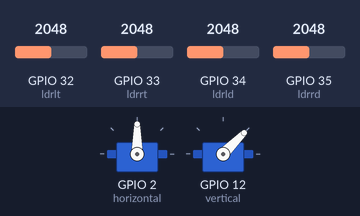
A sketch run on a simulated ESP32. Shown: 2 × servo. The test bench sets the inputs (shaded band); at power-on: GPIO 32 (ldrlt) = 2048, GPIO 33 (ldrrt) = 2048, GPIO 35 (ldrrd) = 2048, GPIO 34 (ldrld) = 2048. What the sketch prints to the serial monitor is not drawn.

Above: at 3.7 s.
3.8 s: GPIO 32 (ldrlt) set to 2709
5.3 s: GPIO 32 (ldrlt) set to 2813
At 5.79 s:
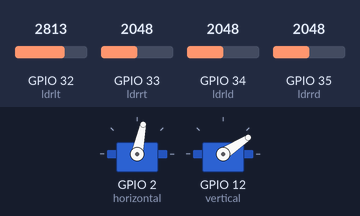
8.3 s: GPIO 33 (ldrrt) set to 599
11.3 s: GPIO 33 (ldrrt) set to 534
At 11.45 s:
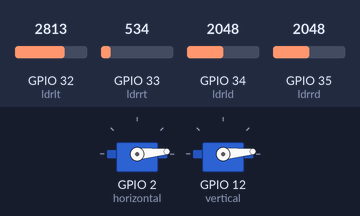
14.3 s: GPIO 33 (ldrrt) set to 3972
At 14.45 s:
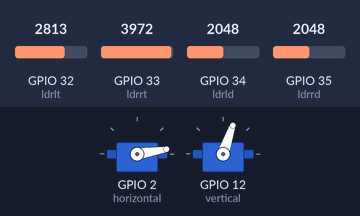
17.3 s: GPIO 35 (ldrrd) set to 1640
20.3 s: GPIO 35 (ldrrd) set to 1543
At 20.3 s:
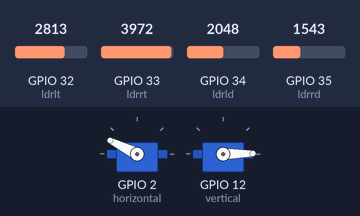
Timing chart, 0 to 22.8 s (numbered marks = the images above; inputs shaded):
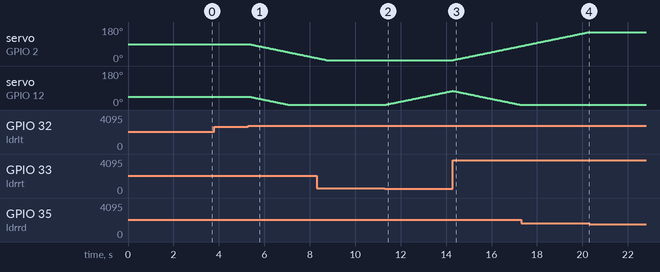

The sketch:

program_code_dualaxis.ino
```cpp
#include <ESP32Servo.h>

// Servo motor declarations
Servo horizontal; // Horizontal servo (left-right)
int servohori = 90;
int servohoriLimitHigh = 175;
int servohoriLimitLow = 5;

Servo vertical; // Vertical servo (up-down)
int servovert = 45;
int servovertLimitHigh = 100;
int servovertLimitLow = 1;

// Photoresistor (LDR) PINOUT
int ldrlt = 32; // Top left LDR
int ldrrt = 33; // Top right LDR
int ldrld = 34; // Bottom left LDR
int ldrrd = 35; // Bottom right LDR

void setup() {
  Serial.begin(115200);
  Serial.println("Memulai Sistem Solar Tracker...");

  ESP32PWM::allocateTimer(0);
  ESP32PWM::allocateTimer(1);
  ESP32PWM::allocateTimer(2);
  ESP32PWM::allocateTimer(3);

  horizontal.setPeriodHertz(50);
  vertical.setPeriodHertz(50);

  // Connect servos to pins (2 and 12)
  horizontal.attach(2, 500, 2400);
  vertical.attach(12, 500, 2400);

  // Initial position
  horizontal.write(servohori);
  vertical.write(servovert);

  Serial.println("Servo berada di posisi awal. Menunggu stabilisasi...");
  delay(2500);
}

void loop() {
  // Read LDR values
  int lt = analogRead(ldrlt); // Top left
  int rt = analogRead(ldrrt); // Top right
  int ld = analogRead(ldrld); // Bottom left
  int rd = analogRead(ldrrd); // Bottom right

  int dtime = 40;
  int tol = 360;

  int avt = (lt + rt) / 2; // Top average
  int avd = (ld + rd) / 2; // Bottom average
  int avl = (lt + ld) / 2; // Left average
  int avr = (rt + rd) / 2; // Right average

  // Vertical and horizontal differences
  int dvert = avt - avd;
  int dhoriz = avl - avr;


  // 1. VERTICAL CORRECTION (ATAS - BAWAH)
  if (abs(dvert) > tol) {
    if (avt < avd) {
      servovert++;
      if (servovert > servovertLimitHigh) servovert = servovertLimitHigh;
    } else {
      servovert--;
      if (servovert < servovertLimitLow) servovert = servovertLimitLow;
    }
    vertical.write(servovert);
  }

  // 2. HORIZONTAL CORRECTION (KIRI - KANAN)
  if (abs(dhoriz) > tol) {
    if (avl < avr) {
      servohori++;
      if (servohori > servohoriLimitHigh) servohori = servohoriLimitHigh;
    } else {
      servohori--;
      if (servohori < servohoriLimitLow) servohori = servohoriLimitLow;
    }
    horizontal.write(servohori);
  }

  delay(dtime);
}
```

Measured:
- the behaviour switches between 2769 and 2770 on GPIO 32 (ldrlt) (found by bisection; images 0 and 1)
- the behaviour switches between 563 and 562 on GPIO 33 (ldrrt) (found by bisection; images 1 and 2)
- the behaviour switches between 1610 and 1609 on GPIO 35 (ldrrd) (found by bisection; images 3 and 4)
- after the input at 3.8 s, every drawn part: stays the same
- after the input at 5.3 s, servo on GPIO 2 (horizontal): moves from 90° to 16° over 3.0 s, starting at once; servo on GPIO 12 (vertical): moves from 45° to 1° over 1.7 s, starting at once
- after the input at 11.3 s, servo on GPIO 12 (vertical): moves from 1° to 75° over 3.0 s, starting at once
- after the input at 14.3 s, servo on GPIO 2 (horizontal): moves from 5° to 79° over 3.0 s, starting at once
- after the input at 20.3 s, servo on GPIO 2 (horizontal): stays 153° (without the input it goes to 154° after 0.01 s)
